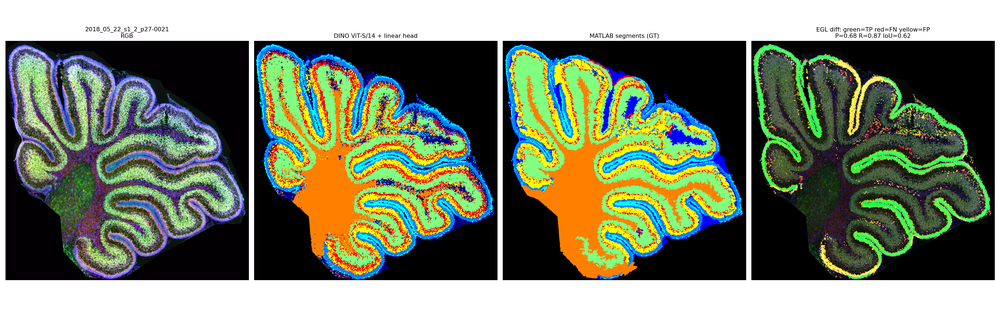
%> input picture python/dino/viz_all/2018_05_22_s1_2_p27-0021_dino_compare.png, 1000 x 321 px, shrunk from 3640 x 1170 before the run
$ octave --eval "result = illumination_cor(imread('python/dino/viz_all/2018_05_22_s1_2_p27-0021_dino_compare.png'));"   (GNU Octave 9; MATLAB toolbox functions it lacks are replaced by stand-ins)
%> lines starting %> are read from the running program, lines starting %| are printed output that depends on the picture
function icor = illumination_cor(I)

I = im2double(I);
I = log(1 + I);
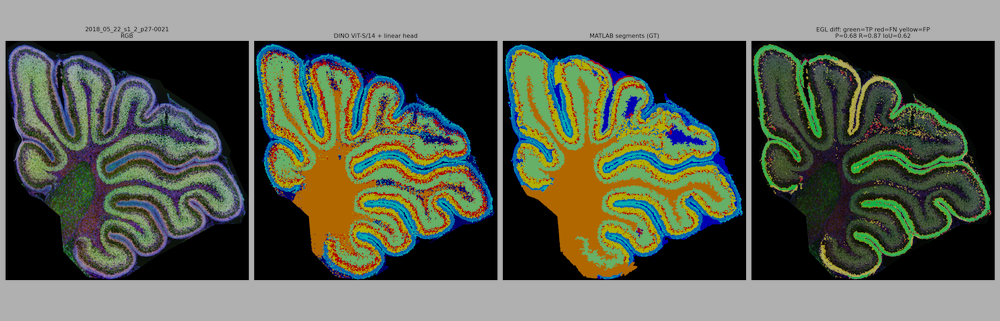
%> I: size 321x1000x3 double; mean R, G, B 0.347, 0.369, 0.314
M = 2*size(I,1) + 1;
%> M = 643
N = 2*size(I,2) + 1;
%> N = 2001
sigma = 10;
[X, Y] = meshgrid(1:N,1:M);
centerX = ceil(N/2);
%> centerX = 1001
centerY = ceil(M/2);
%> centerY = 322
gaussianNumerator = (X - centerX).^2 + (Y - centerY).^2;
H = exp(-gaussianNumerator./(2*sigma.^2));
H = 1 - H;
%imshow(H,'InitialMagnification',25)
H = fftshift(H);
If = fft2(I, M, N);
Iout = real(ifft2(H.*If));
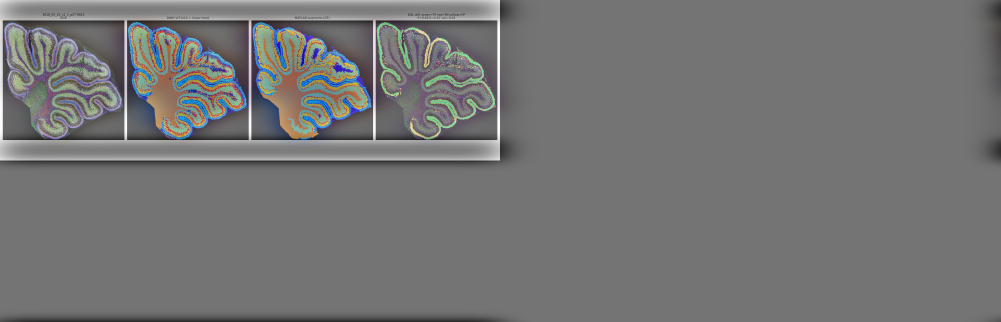
%> Iout: size 643x2001x3 double (shown at 1/2 size); mean R, G, B 0.000862, 0.000917, 0.000781; drawn with min black and max white
Iout = Iout(1:size(I,1),1:size(I,2));
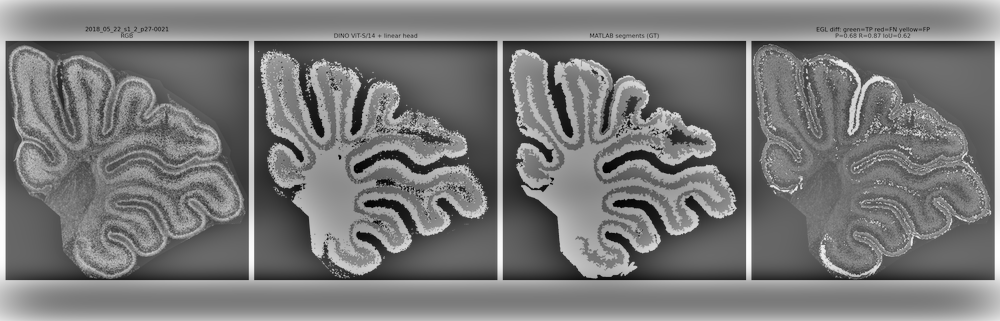
%> Iout: size 321x1000 double; min -0.531, max 0.647, mean 0.029; drawn with min black and max white
Ihmf = exp(Iout) - 1;
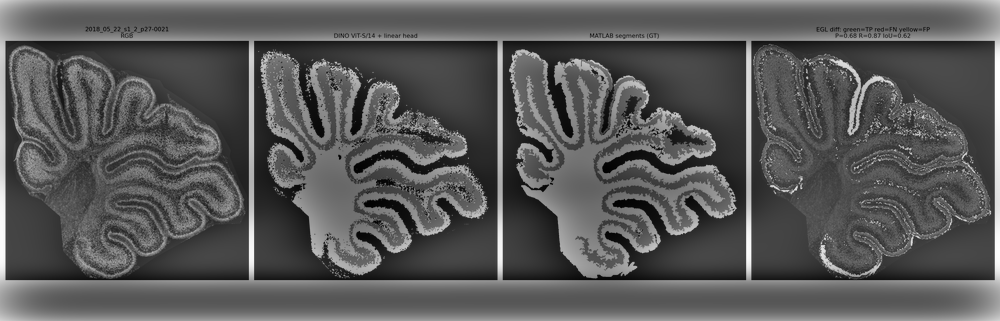
%> Ihmf: size 321x1000 double; min -0.412, max 0.91, mean 0.0488; drawn with min black and max white
%imshowpair(I, Ihmf, 'montage')

icor = Ihmf;

end

$ run again, on python/dino/viz_all/2018_05_22_s1_4_p27-0020_dino_compare.png
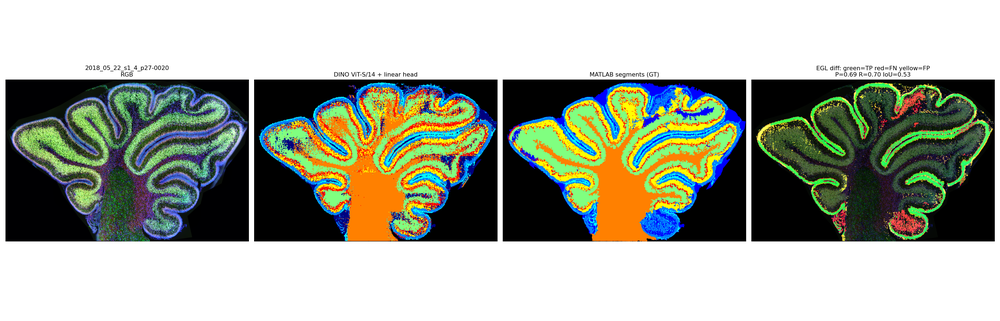
%> input picture python/dino/viz_all/2018_05_22_s1_4_p27-0020_dino_compare.png, 1000 x 321 px, shrunk from 3640 x 1170 before the run
%> in illumination_cor, `Iout = Iout(1:size(I,1),1:size(I,2));`:
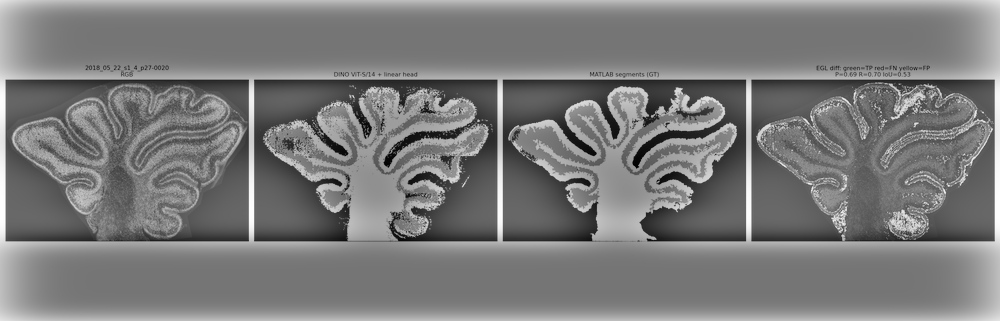
%> Iout: size 321x1000 double; min -0.535, max 0.642, mean 0.0325; drawn with min black and max white
%> in illumination_cor, `Ihmf = exp(Iout) - 1;`:
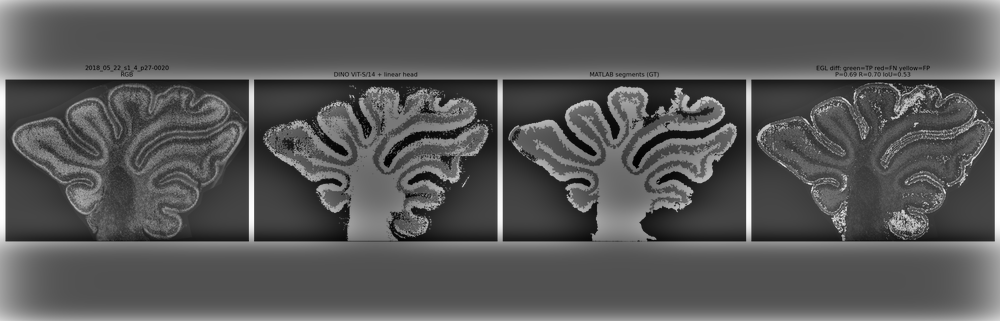
%> Ihmf: size 321x1000 double; min -0.414, max 0.899, mean 0.0479; drawn with min black and max white

$ run again, on python/dino/viz_all/2018_05_22_s1_5_p27-0018_dino_compare.png
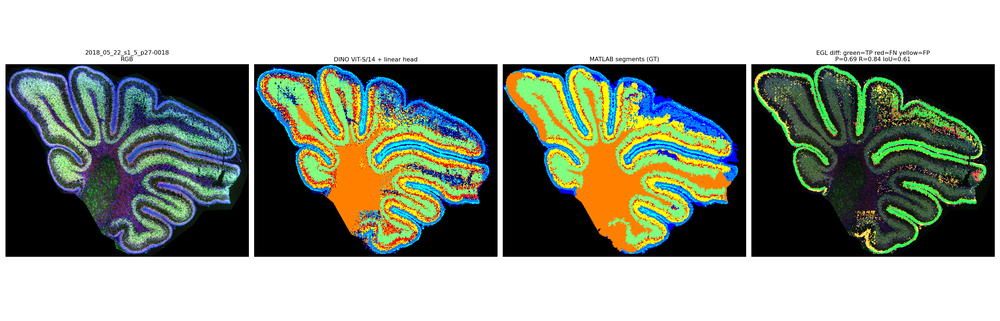
%> input picture python/dino/viz_all/2018_05_22_s1_5_p27-0018_dino_compare.png, 1000 x 321 px, shrunk from 3640 x 1170 before the run
%> in illumination_cor, `Iout = Iout(1:size(I,1),1:size(I,2));`:
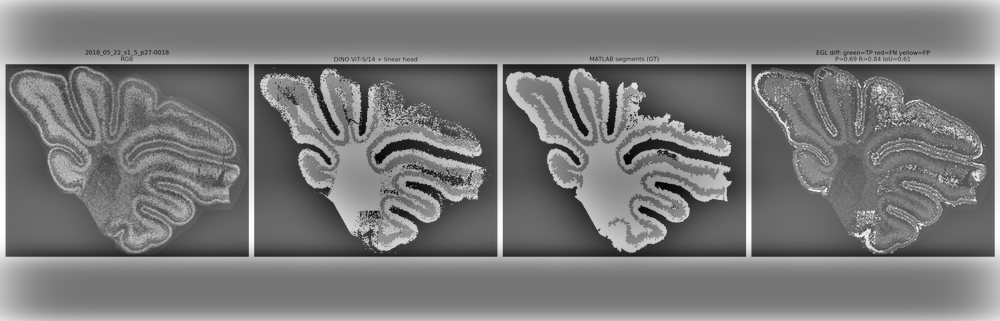
%> Iout: size 321x1000 double; min -0.533, max 0.645, mean 0.0306; drawn with min black and max white
%> in illumination_cor, `Ihmf = exp(Iout) - 1;`:
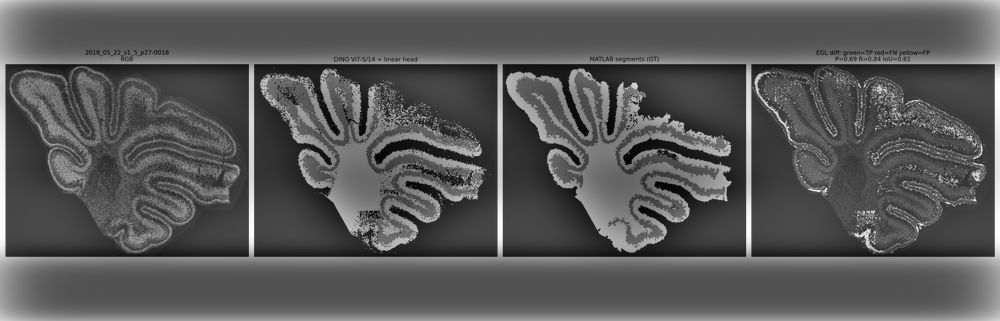
%> Ihmf: size 321x1000 double; min -0.413, max 0.906, mean 0.0476; drawn with min black and max white
